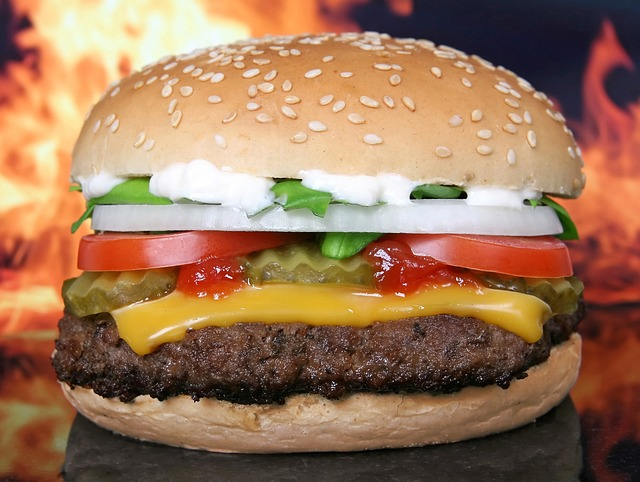
#> input picture mediapipe-project-test/cat.jpg, 640 x 482 px, found by its file name
$ jupyter execute img_class-test.ipynb
#> lines starting #> are read from the running program, lines starting #| are printed output that depends on the picture
[cell 1]
#@markdown We implemented some functions to visualize the image classification results. <br/> Run the following cell to activate the functions.
from matplotlib import pyplot as plt
plt.rcParams.update({
    'axes.spines.top': False,
    'axes.spines.right': False,
    'axes.spines.left': False,
    'axes.spines.bottom': False,
    'xtick.labelbottom': False,
    'xtick.bottom': False,
    'ytick.labelleft': False,
    'ytick.left': False,
    'xtick.labeltop': False,
    'xtick.top': False,
    'ytick.labelright': False,
    'ytick.right': False
})


def display_one_image(image, title, subplot, titlesize=16):
    """Displays one image along with the predicted category name and score."""
    plt.subplot(*subplot)
    plt.imshow(image)
    if len(title) > 0:
        plt.title(title, fontsize=int(titlesize), color='black', fontdict={'verticalalignment':'center'}, pad=int(titlesize/1.5))
    return (subplot[0], subplot[1], subplot[2]+1)

def display_batch_of_images(images, predictions):
    """Displays a batch of images with the classifications."""
    # Images and predictions.
    images = [image.numpy_view() for image in images]

    # Auto-squaring: this will drop data that does not fit into square or square-ish rectangle.
    rows = int(math.sqrt(len(images)))
    cols = len(images) // rows

    # Size and spacing.
    FIGSIZE = 13.0
    SPACING = 0.1
    subplot=(rows,cols, 1)
    if rows < cols:
        plt.figure(figsize=(FIGSIZE,FIGSIZE/cols*rows))
    else:
        plt.figure(figsize=(FIGSIZE/rows*cols,FIGSIZE))

    # Display.
    for i, (image, prediction) in enumerate(zip(images[:rows*cols], predictions[:rows*cols])):
        dynamic_titlesize = FIGSIZE*SPACING/max(rows,cols) * 40 + 3
        subplot = display_one_image(image, prediction, subplot, titlesize=dynamic_titlesize)

    # Layout.
    plt.tight_layout()
    plt.subplots_adjust(wspace=SPACING, hspace=SPACING)
    plt.show()

[cell 2]
import urllib

IMAGE_FILENAMES = ['burger.jpg', 'cat.jpg']

for name in IMAGE_FILENAMES:
  url = f'https://storage.googleapis.com/mediapipe-tasks/image_classifier/{name}'
  urllib.request.urlretrieve(url, name)

[cell 3]
import cv2
# from google.colab.patches import cv2_imshow
import math

[cell 4]
DESIRED_HEIGHT = 480
DESIRED_WIDTH = 480

def resize_and_show(image):
  h, w = image.shape[:2]
  if h < w:
    img = cv2.resize(image, (DESIRED_WIDTH, math.floor(h/(w/DESIRED_WIDTH))))
  else:
    img = cv2.resize(image, (math.floor(w/(h/DESIRED_HEIGHT)), DESIRED_HEIGHT))

#   plt.figure(figsize=(10,4))
  plt.axis("off")
  plt.imshow(img)


# Preview the images.

images = {name: cv2.imread(name) for name in IMAGE_FILENAMES}
#> images = 2 items
for name, image in images.items():
  print(name)
  resize_and_show(image)
#> this loop made 2 passes
#> (name, h in resize_and_show, w in resize_and_show) on passes 1 to 2: ('burger.jpg', 482, 640), ('cat.jpg', 427, 640)
#| burger.jpg
#| cat.jpg
#> pass 2, in resize_and_show (call 2), `img = cv2.resize(image, (DESIRED_WIDTH, math.floor(h/(w/DESIRED_WIDTH)..`:
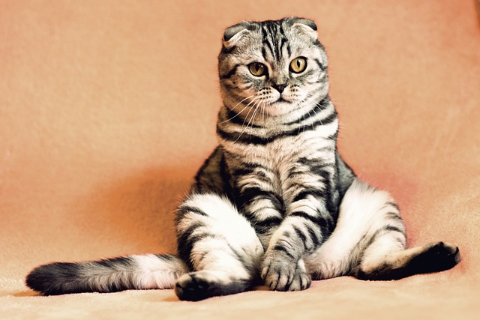
#> img: shape (320, 480, 3); mean B, G, R 129.4, 162.2, 202.1
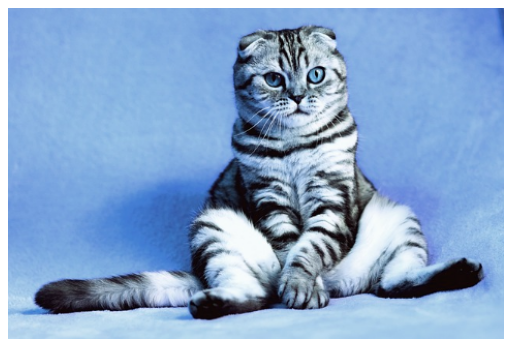
#> figure drawn by matplotlib, 1 panel; B, G, R data is drawn as R, G, B
